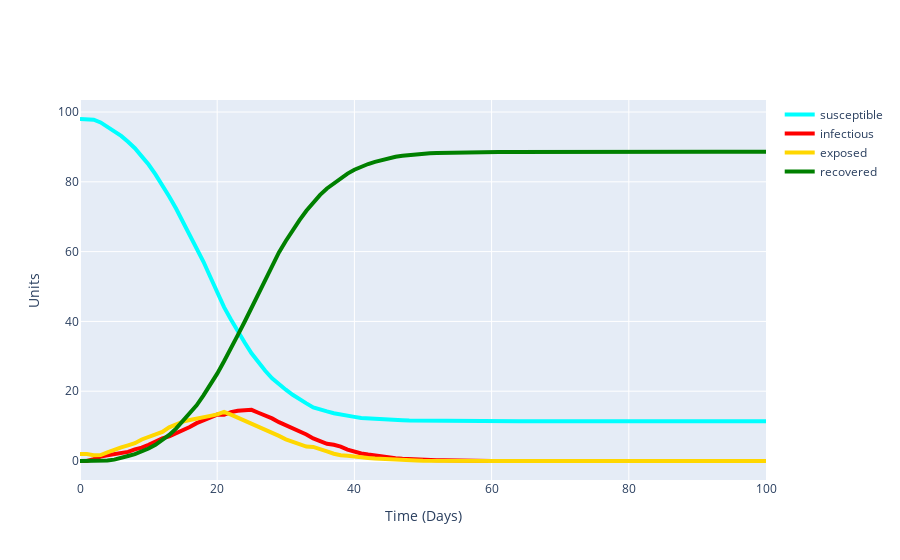

The notebook cell saved with this chart:
### Markdown cell above
## Plotting how the total number of each infection state evolves over time (average over all simulations)

### Code cell
average_node_count = np.mean(np.asarray(compiled_node_count),axis=0)

fig = go.Figure()
fig.add_trace(go.Scatter(x=np.arange(0,len(average_node_count)), y=[v[0] for v in average_node_count],
                    mode='lines', name='susceptible', line=dict(color='aqua', width=4)))
fig.add_trace(go.Scatter(x=np.arange(0,len(average_node_count)), y=[v[1] for v in average_node_count],
                    mode='lines', name='infectious', line=dict(color='red', width=4)))
fig.add_trace(go.Scatter(x=np.arange(0,len(average_node_count)), y=[v[2] for v in average_node_count],
                    mode='lines', name='exposed', line=dict(color='gold', width=4)))
fig.add_trace(go.Scatter(x=np.arange(0,len(average_node_count)), y=[v[3] for v in average_node_count],
                    mode='lines', name='recovered', line=dict(color='green', width=4)))
fig.update_layout(xaxis_title='Time (Days)', yaxis_title='Units')
fig.show()
